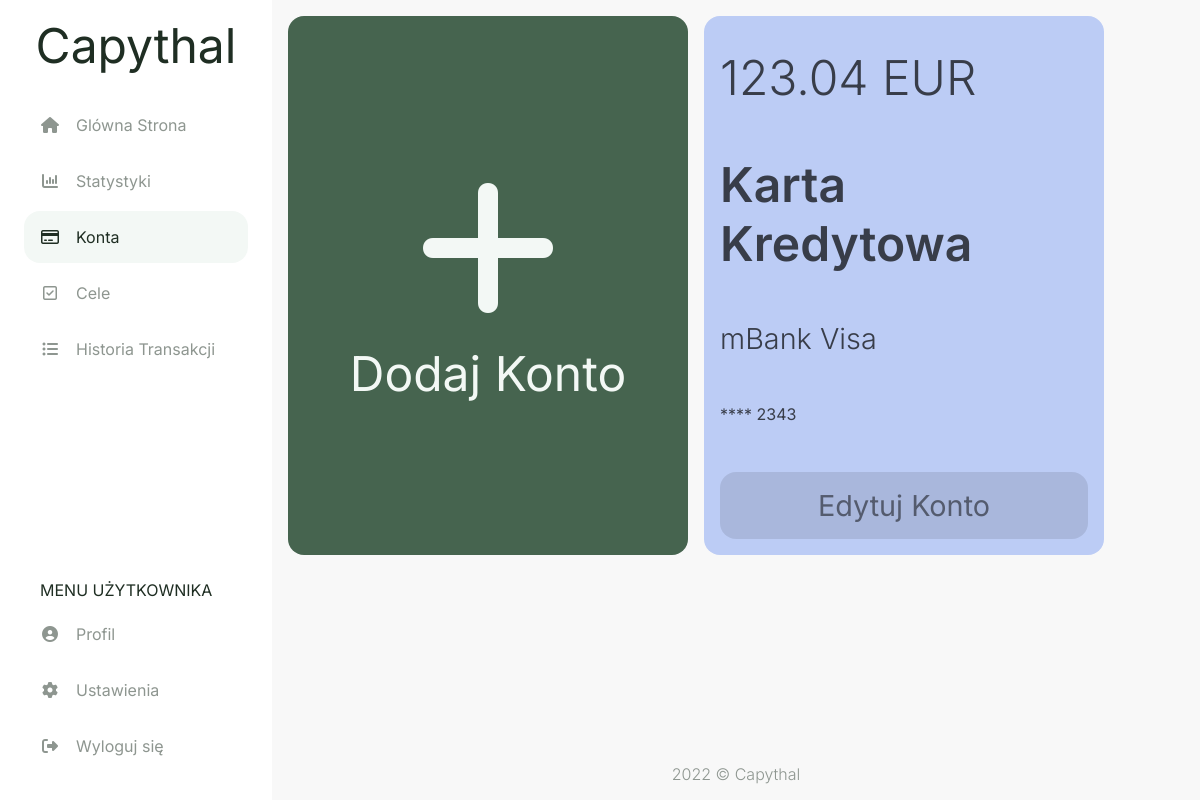
The app's page /accounts (signed in) with its own data.
### capythal/models.py (models this page shows, shortened)
class account(db.Model):
    id = db.Column(db.Integer, primary_key=True)
    user_id = db.Column(db.Integer, db.ForeignKey('user.id'), nullable=False)
    currency_id = db.Column(db.Integer, db.ForeignKey('currency.id'), nullable=False)
    card_id = db.Column(db.Integer, db.ForeignKey('card.id'))
    acc_type_id = db.Column(db.Integer, db.ForeignKey('acc_type.id'), nullable=False)
    style_id = db.Column(db.Integer, db.ForeignKey('style.id'), nullable=False)
    amount = db.Column(db.Float(20,2), default = 0)
    card_number = db.Column(db.String(4))
    fin_inst = db.Column(db.String(20))
    transaction = db.relationship("transaction", backref="account", lazy=True)
    settings = db.relationship("settings", back_populates="account", uselist=False)
    goal = db.relationship("goal", backref="account", lazy=True)

class currency(db.Model):
    id = db.Column(db.Integer, primary_key=True)
    name = db.Column(db.String(20), nullable=False)
    account = db.relationship("account", backref="currency", lazy=True)
    settings = db.relationship("settings", backref="currency", lazy=True)

class acc_type(db.Model):
    id = db.Column(db.Integer, primary_key=True)
    name = db.Column(db.String(20), nullable=False)
    account = db.relationship("account", backref="acc_type", lazy=True)

class card(db.Model):
    id = db.Column(db.Integer, primary_key=True)
    name = db.Column(db.String(20), nullable=False)
    account = db.relationship("account", backref="card", lazy=True)

### capythal/routes.py (the view, shortened to what this page needs)
@app.route('/accounts', methods=['GET', 'POST'])
@login_required
def accounts():
    form_add = addAccForm()
    form_edit = editAccForm()
    accounts = db.session.query(account,currency,card,acc_type,style).join(currency).join(card).join(acc_type).join(style).filter(account.user_id == current_user.id)
    if form_edit.deleteAcc.data and form_edit.validate():
        db.session.execute(
            delete(account)
            .where((account.id == form_edit.account_id.data) & (account.user_id == current_user.id)))
        db.session.commit()
        return redirect(url_for('accounts'))
    return render_template("accounts.html", accounts = accounts, form_add = form_add, form_edit = form_edit)

### capythal/models.py (called while the page is built)
@login_manager.user_loader
def load_user(user_id):
    return user.query.get(int(user_id))

### capythal/routes.py (called while the page is built)
@app.template_filter()
def currencyFormat(value):
    value = float(value)
    return "{:,.2f}".format(value)

### capythal/templates/accounts.html (shortened to what this page needs)
{% extends "layout.html" %}
{% set active_page = "accounts" %}
{% block head %}
  {{ super() }}
  <link rel="stylesheet" href="{{ url_for('static', filename='css/accounts.css') }}">
  <link rel="stylesheet" href="{{ url_for('static', filename='css/modals/account-modal.css') }}">
{% endblock %}
{% block content %}
<div class="accounts-flexbox">
  <a href="#modal-add" class="account-add bg-main-btn fc-main-btn">
    <span class="account-plus-sign fa fa-plus"></span>
    <span class="fs-1">Dodaj Konto</span>
  </a>
  {% for account,currency,card,acc_type,style in accounts %}
    <div class="account-info style-{{ style.name }}">
      <span class="fs-1 fw-light">{{ account.amount | currencyFormat }} {{ currency.name }}</span>
      <span class="fs-1 fw-semibold">{{ acc_type.name }}</span>
      <span class="fs-2 fw-light">
        {% if account.fin_inst %}{{ account.fin_inst }}{% endif %} {% if card.name %}{{ card.name }}{% endif %}
      </span>
      {% if account.card_number %}
      <span class="fs-4">**** {{ account.card_number }}</span>
      {% endif %}
      <a href="#modal{{ account.id }}" class="account-edit" value=1>
        <span class="fs-2">Edytuj Konto</span>
      </a>
    </div>
  {% endfor %}
</div>
{% endblock %}

### capythal/static/css/style.css (style rules this page uses)
html, body { padding: 0; margin: 0; }
html { height: 100%; font-family: 'Inter', sans-serif; width: 100%; }
body { background-color: #F8F8F8; color: #1F2E23; min-height: 100vh; display: flex; flex-direction: column; }
* { box-sizing: border-box; }
a { color: #1F2E23; cursor: pointer; text-decoration: none; }
.bg-main-btn { background-color: #46644F; }
.style-blue { color: hsl(223, 18%, 33%); background-color: hsl(223, 75%, 85%); }
.fc-main-btn { color: #F3F8F5; }
.fw-light { font-weight: 300 !important; }
.fw-semibold { font-weight: 600 !important; }
.fs-1 { font-size: 2rem; }
.fs-2 { font-size: 1.5rem; }
.fs-4 { font-size: 0.8rem; }
@media (min-width: 500px) { .fs-1 { font-size: 3rem; } }
@media (min-width: 500px) { .fs-2 { font-size: 2rem; } }
@media (min-width: 500px) { .fs-4 { font-size: 1.2rem ; } }
@media (min-width: 800px) { .fs-1 { font-size: 3rem; } }
@media (min-width: 800px) { .fs-2 { font-size: 1.8rem; } }
@media (min-width: 800px) { .fs-4 { font-size: 1rem; } }

### capythal/static/css/accounts.css (style rules this page uses)
.accounts-flexbox { padding: 1rem; display: flex; gap: 1rem; flex-wrap: wrap; }
.account-add, .account-info { flex: 1 0 100%; border-radius: 1rem; display: flex; flex-direction: column; }
.account-add { padding: 3.5rem; justify-content: center; align-items: center; gap: 1rem; }
.account-plus-sign { font-size: 10rem; }
.account-info { padding: 2rem 1rem 1rem; justify-content: space-between; gap: 3rem; color: rgba(0, 0, 0, 0.7); word-wrap: break-word; }
.account-edit { padding: 1rem; border-radius: 1rem; color: rgba(0, 0, 0, 0.5); background-color: rgba(0, 0, 0, 0.1); }
.account-edit > span { display: flex; justify-content: center; }
@media (min-width: 1100px) { .account-add, .account-info { max-width: 25rem; } }

### records on screen
account: amount "123.04", name "EUR", name "Karta Kredytowa", fin_inst "mBank", name "Visa", card_number "2343"
